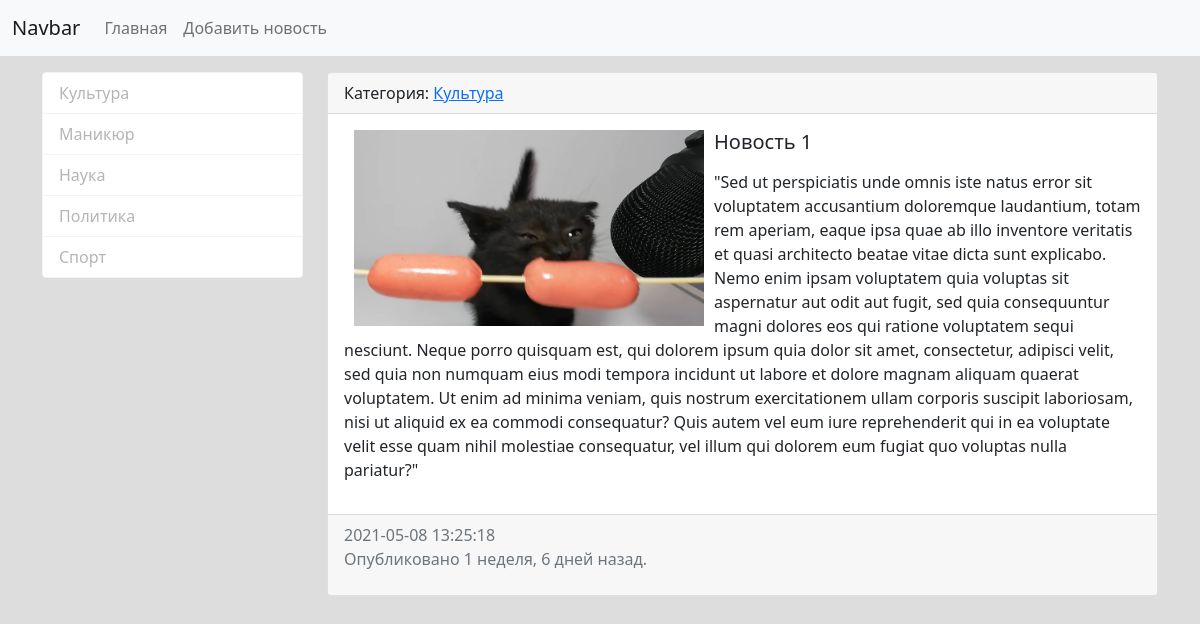
The app's page /news/news/1/ with its own data.
### news/models.py (models this page shows, shortened)
class Category(models.Model):
    category_name = models.CharField(max_length=150, db_index=True, verbose_name='Наименование категории')
    def get_absolute_url(self):
        return reverse('news:category', kwargs={'category_pk': self.pk})
    def __str__(self):
        return self.category_name
    class Meta:
        verbose_name = 'Категория'
        verbose_name_plural = 'Категории'
        ordering = ['category_name']

class News(models.Model):
    title = models.CharField(max_length=150, verbose_name='Заголовок')
    content = models.TextField(blank=True, verbose_name='Контент')
    created_at = models.DateTimeField(auto_now_add=True, verbose_name='Дата публикации')
    updated_at = models.DateTimeField(auto_now=True, verbose_name='Обновлено')
    photo = models.ImageField(upload_to='photo/%Y/%m/%d', blank=True)
    is_published = models.BooleanField(default=True, verbose_name='Опубликовано')
    category = models.ForeignKey('Category', on_delete=models.PROTECT, verbose_name='Категория')
    class Meta:
        verbose_name = 'Новость'
        verbose_name_plural = 'Новости'
        ordering = ['created_at']

### news/views.py (the view)
# urls.py: path('news/<int:news_pk>/', views.view_news, name='view_news'),
def view_news(request, news_pk):
    news_item = get_object_or_404(News, pk=news_pk)
    context = {'news_item': news_item}
    return render(request, 'news/view_news.html', context)

### news/templatetags/news_tags.py (called while the page is built)
@register.inclusion_tag('news/list_categories.html')
def show_categories(arg1='Hello', arg2='world.'):
    categories = Category.objects.all()
    return {'categories': categories, 'arg1': arg1, 'arg2':arg2 }

### news/templates/news/view_news.html (shortened to what this page needs)
{% extends 'base.html' %}
{% block sidebar %}
{% include 'inc/_sidebar.html' %}
{% endblock %}
{% block content %}
<div class="card mb-3">
    <div class="card-header">
        Категория: <a href="{{ news_item.category.get_absolute_url }}">{{ news_item.category }}</a>
    </div>
    <div class="card-body">
        <div class="media">
            {% if news_item.photo %}
            <img src="{{ news_item.photo.url }}" alt="" width="350" align="left" hspace="10" class="mr-3">
            {% else %}
            <img src="https://picsum.photos/id/1060/350/235/?blur=2" align="left" hspace="10" alt=""
                 class="mr-3">
            {% endif %}
            <div class="media-body">
                <h5 class="card-title">{{ news_item.title }}</h5>
                <p class="card-text">{{ news_item.content|safe|linebreaks }}</p>
            </div>
        </div>
    </div>
    <div class="card-footer text-muted">
        {{ news_item.created_at|date:"Y-m-d H:i:s" }}
        <p> Опубликовано {{ news_item.created_at|timesince }} назад. </p>
    </div>
</div>
{% endblock %}

### news/templates/news/list_categories.html
<div class="list-group">
    {% for item in categories %}
    <a href="{{ item.get_absolute_url }}" class="list-group-item list-group-item-action active"
       aria-current="true">{{ item.category_name }} </a>
    {% endfor %}
</div>

### mynews/static/css/style.css (style rules this page uses)
body { background-color: #dddddd; }
.list-group-item.active { z-index: 2; color: #b5b5b5; background-color: #ffffff; border-color: #f3f3f3; }

### records on screen
Category: category_name "Культура"
Category: category_name "Маникюр"
Category: category_name "Наука"
Category: category_name "Политика"
Category: category_name "Спорт"
News: category "Культура", photo (picture), title "Новость 1", content "\"Sed ut perspiciatis unde omnis iste natus error sit voluptatem accusantium doloremque laudantium, totam rem aperiam, eaque ipsa quae ab illo inventore veritatis et quasi architecto beatae vitae dicta sunt explicabo. Nemo enim ipsam voluptatem quia voluptas sit aspernatur aut odit aut fugit, sed quia consequuntur magni dolores eos qui ratione voluptatem sequi nesciunt. Neque porro quisquam est, qui dolorem ipsum quia dolor sit amet, consectetur, adipisci velit, sed quia non numquam eius modi tempora incidunt ut labore et dolore magnam aliquam quaerat voluptatem. Ut enim ad minima veniam, quis nostrum exercitationem ullam corporis suscipit laboriosam, nisi ut aliquid ex ea commodi…", created_at "2021-05-08 13:25:18", created_at "1 неделя, 6 дней"
